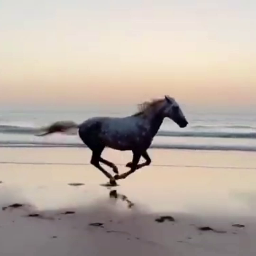
#> input picture analysis/data/frame_0_real.png, 256 x 256 px
$ python evaluation.py
#> lines starting #> are read from the running program, lines starting #| are printed output that depends on the picture
### analysis/ssim2.py
# Implement the SSIM metric for comparing two images
# Read both image files
import cv2
import numpy as np
import matplotlib.pyplot as plt
import os

# SSIM meaning
# 1 is perfect similarity
# 0 is no similarity

# TODO:: Generate 100 images from each of the following:
# generated from pix2pix, generated from CycleGAN, and one ground truth from the test set
# TODO:: Implement the sliding window/ average SSIM metric
# TODO:: plot/display results for 100 images
# CycleGAN trained on unpaired data sets

def ssim_score(image_real_out_path,
               image_fake_out_path,
               WINDOW_SIZE=(11, 11),
               SLIDE_X=0, SLIDE_Y=0,   #top-left corner of the window (pixel loc on overall image)
               L_chosen=255, k_1_chosen=0.01, k_2_chosen=0.03,
               ALPHA_chosen=1, BETA_chosen=1, GAMMA_chosen=1, # emphasis of Luminance, Contrast, Structure
               plotOn=False,
               printData=False,
               image_number="WHICH IMAGE?", # fill out this if plot on
               generation_type='PIX or CYC?'): # fill out this if plot on

    # Read the images
#> called with image_real_out_path = 'data/frame_0_real.png', image_fake_out_path = 'data/frame_0_fake.png', WINDOW_SIZE = (11, 11), SLIDE_X = 0, SLIDE_Y = 0, L_chosen = 255, k_1_chosen = 0.01, k_2_chosen = 0.03
    image_real_out = cv2.imread(image_real_out_path)
#> image_real_out is the input picture: shape (256, 256, 3); mean B, G, R 165.5, 174.6, 186.3
    image_fake_out = cv2.imread(image_fake_out_path)
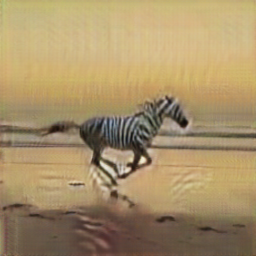
#> input picture analysis/data/frame_0_fake.png, 256 x 256 px
#> image_fake_out is the input picture: shape (256, 256, 3); mean B, G, R 104.7, 144.5, 167

    # start out using grayscale images
    image_real_out_gray = cv2.cvtColor(image_real_out, cv2.COLOR_BGR2GRAY)
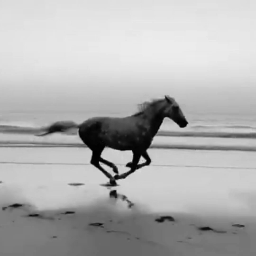
#> image_real_out_gray: shape (256, 256); min 0, max 236, mean 177
    image_fake_out_gray = cv2.cvtColor(image_fake_out, cv2.COLOR_BGR2GRAY)
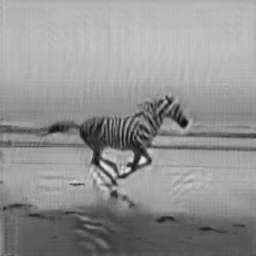
#> image_fake_out_gray: shape (256, 256); min 11, max 233, mean 146.7

    # Window size
    image_size = (image_real_out.shape[0], image_real_out.shape[1])
#> image_size = (256, 256)
    window_size = WINDOW_SIZE # (11, 11) is what the people are saying

    slide_x = SLIDE_X
    slide_y = SLIDE_Y

    window_real = image_real_out_gray[slide_x:slide_x + window_size[0], slide_y: slide_y + window_size[1]]
    window_fake = image_fake_out_gray[slide_x:slide_x + window_size[0], slide_y: slide_y + window_size[1]]

    # mu_real is the pixel sample mean of image_real_out_grey
    mu_real = window_real.mean()
#> mu_real = 220.5
    mu_fake = window_fake.mean()
#> mu_fake = 176.7

    # compute variances
    sigma_squared_real = window_real.var()
#> sigma_squared_real = 1.45
    sigma_squared_fake = window_fake.var()
#> sigma_squared_fake = 21.51

    # compute covariance
    covariance = np.cov(window_real.flatten(), window_fake.flatten())[0][1]
#> covariance = 1.92

    # L is the dynamic range of the pixel values
    L = L_chosen #255
    k_1 = k_1_chosen #0.01
    k_2 = k_2_chosen #0.03

    # computing c_1 and c_2
    c_1 = (k_1 * L) ** 2
    c_2 = (k_2 * L) ** 2
    c_3 = c_2 / 2

    luminance = (2 * mu_real * mu_fake + c_1) / (mu_real ** 2 + mu_fake ** 2 + c_1)
#> luminance = 0.976
    contrast = (2 * np.sqrt(sigma_squared_real) * np.sqrt(sigma_squared_fake) + c_2) / (sigma_squared_real + sigma_squared_fake + c_2)
#> contrast = 0.855
    structure = (covariance + c_3) / (np.sqrt(sigma_squared_real) * np.sqrt(sigma_squared_fake) + c_3)
#> structure = 0.895

    ALPHA = ALPHA_chosen #1
    BETA = BETA_chosen #1
    GAMMA = GAMMA_chosen #1

    ssim = luminance ** ALPHA * contrast ** BETA * structure ** GAMMA
#> ssim = 0.747

    if plotOn==True:
        # Plot the images side by side
        plt.subplot(1, 2, 1)
        plt.imshow(window_real, cmap='gray')
        plt.title(f'Real | Image No. {image_number} ')
        plt.subplot(1, 2, 2)
        plt.imshow(window_fake, cmap='gray')
        plt.title(f'Fake | {generation_type}')

        # add to the plot the SSIM value along with the luminance, contrast, and structure values
        plt.suptitle('SSIM: %.2f, Luminance: %.2f, Contrast: %.2f, Structure: %.2f' % (ssim, luminance, contrast, structure))

        plt.show()
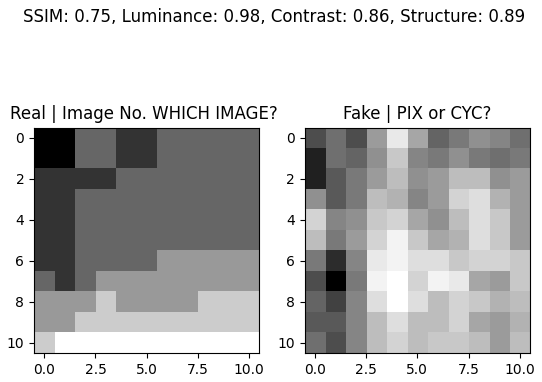
#> figure drawn by matplotlib, 2 panels
    if printData==True:
        print(f'Image#{image_number}-{generation_type} ~ SSIM: {ssim:.2f}, Luminance: {luminance:.2f}, Contrast: {contrast:.2f}, Structure: {structure:.2f}')

    return ssim, luminance, contrast, structure

#### HOW TO USE ##################################################

# Three images are real_pair (real_in, real_out) and fake_out
image_real_out_path = 'data/frame_0_real.png'
image_fake_out_path = 'data/frame_0_fake.png'

ssim, luminance, contrast, structure = ssim_score(image_real_out_path, image_fake_out_path, plotOn=True)
#> ssim = 0.747; luminance = 0.976; contrast = 0.855; structure = 0.895

####################################################################################################
####################################################################################################


## TODO:: NEED TO INCLUDE FUNCTIONALITY ABOUT THE WINDOW SLIDING AND AVERAGING

# [107 lines left out: function evaluate_folder_ssim, not called in this run]

#### HOW TO USE ##################################################

#folder_path = 'cycle_pix_maps_compared'

#ssim_scores_pix2pix, ssim_scores_cycle = evaluate_folder_ssim(folder_path, plotScores=True)

### analysis/evaluation.py
import ssim2
import os
import matplotlib.pyplot as plt

def evaluate_folder_ssim(folder_path,
                    WINDOW_SIZE=None,
                    ALPHA_chosen=None,BETA_chosen=None, GAMMA_chosen=None,
                    plotAll=False,
                    plotScores=False):

    #### Designate Image Source

    # find all images with a name containing 'real'
#> called with folder_path = 'analysis/cycle_pix_maps_compared', plotAll = False, plotScores = True
    real_images = [fileName for fileName in os.listdir(folder_path) if 'real' in fileName]
    real_images.sort()

    # find all images with a name containing 'cycle'
    cycle_images = [fileName for fileName in os.listdir(folder_path) if 'cycle' in fileName]
    cycle_images.sort()

    # find all images with a name containing 'pix2pix'
    pix2pix_images = [fileName for fileName in os.listdir(folder_path) if 'pix2pix' in fileName]
    pix2pix_images.sort()

    # find all images with a name containing 'ground_truth'
    ground_truth_images = [fileName for fileName in os.listdir(folder_path) if 'ground_truth' in fileName]

    ##### Get the SSIM scores for each image
    ssim_scores_pix2pix = []
    ssim_scores_cycle = []

    for i in range(len(real_images)):
        image_number = real_images[i].split('_')[0]

        ssim_scores_pix2pix.append(ssim2.ssim_score(os.path.join(folder_path, real_images[i]),
                                                    os.path.join(folder_path, pix2pix_images[i]),
                                                    WINDOW_SIZE=WINDOW_SIZE,
                                                    ALPHA_chosen=ALPHA_chosen, BETA_chosen=BETA_chosen, GAMMA_chosen=GAMMA_chosen,
                                                    plotOn=plotAll,
                                                    image_number=image_number,
                                                    generation_type='PIX'))
        ssim_scores_cycle.append(ssim2.ssim_score(os.path.join(folder_path, real_images[i]),
                                                    os.path.join(folder_path, cycle_images[i]),
                                                    WINDOW_SIZE=WINDOW_SIZE,
                                                    ALPHA_chosen=ALPHA_chosen, BETA_chosen=BETA_chosen, GAMMA_chosen=GAMMA_chosen,
                                                    plotOn=plotAll,
                                                    image_number=image_number,
                                                    generation_type='CYC'))

    if plotScores:
        plt.plot(ssim_scores_pix2pix, label='pix2pix')
        plt.plot(ssim_scores_cycle, label='CycleGAN')
        plt.legend()
        plt.show()
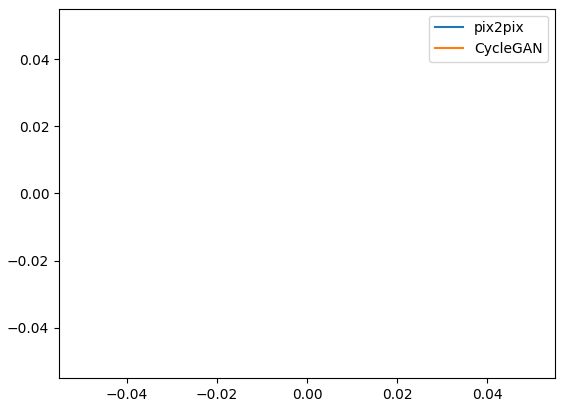
#> figure drawn by matplotlib, 1 panel

    return ssim_scores_pix2pix, ssim_scores_cycle

folder_path = 'analysis/cycle_pix_maps_compared'

ssim_scores_pix2pix, ssim_scores_cycle = evaluate_folder_ssim(folder_path, plotScores=True)
